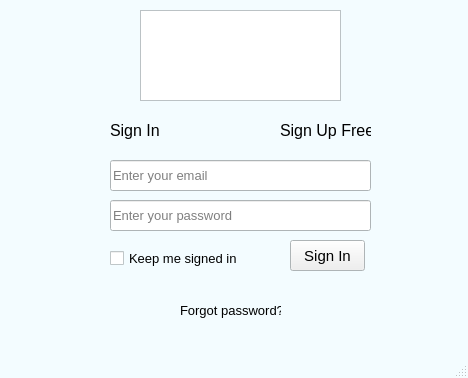
<?xml version="1.0" encoding="UTF-8"?>
<ui version="4.0">
 <class>ReLuu</class>
 <widget class="QMainWindow" name="ReLuu">
  <property name="geometry">
   <rect>
    <x>0</x>
    <y>0</y>
    <width>468</width>
    <height>378</height>
   </rect>
  </property>
  <property name="palette">
   <palette>
    <active>
     <colorrole role="Base">
      <brush brushstyle="SolidPattern">
       <color alpha="255">
        <red>255</red>
        <green>255</green>
        <blue>255</blue>
       </color>
      </brush>
     </colorrole>
     <colorrole role="Window">
      <brush brushstyle="SolidPattern">
       <color alpha="255">
        <red>243</red>
        <green>252</green>
        <blue>255</blue>
       </color>
      </brush>
     </colorrole>
    </active>
    <inactive>
     <colorrole role="Base">
      <brush brushstyle="SolidPattern">
       <color alpha="255">
        <red>255</red>
        <green>255</green>
        <blue>255</blue>
       </color>
      </brush>
     </colorrole>
     <colorrole role="Window">
      <brush brushstyle="SolidPattern">
       <color alpha="255">
        <red>243</red>
        <green>252</green>
        <blue>255</blue>
       </color>
      </brush>
     </colorrole>
    </inactive>
    <disabled>
     <colorrole role="Base">
      <brush brushstyle="SolidPattern">
       <color alpha="255">
        <red>243</red>
        <green>252</green>
        <blue>255</blue>
       </color>
      </brush>
     </colorrole>
     <colorrole role="Window">
      <brush brushstyle="SolidPattern">
       <color alpha="255">
        <red>243</red>
        <green>252</green>
        <blue>255</blue>
       </color>
      </brush>
     </colorrole>
    </disabled>
   </palette>
  </property>
  <property name="windowTitle">
   <string>ReLuu</string>
  </property>
  <widget class="QWidget" name="centralwidget">
   <widget class="QGraphicsView" name="ReLuu_logo">
    <property name="geometry">
     <rect>
      <x>140</x>
      <y>10</y>
      <width>201</width>
      <height>91</height>
     </rect>
    </property>
   </widget>
   <widget class="QLineEdit" name="lineEdit">
    <property name="geometry">
     <rect>
      <x>110</x>
      <y>160</y>
      <width>261</width>
      <height>31</height>
     </rect>
    </property>
    <property name="font">
     <font>
      <pointsize>10</pointsize>
     </font>
    </property>
    <property name="statusTip">
     <string/>
    </property>
    <property name="text">
     <string/>
    </property>
    <property name="placeholderText">
     <string>Enter your email</string>
    </property>
   </widget>
   <widget class="QLineEdit" name="lineEdit_2">
    <property name="geometry">
     <rect>
      <x>110</x>
      <y>200</y>
      <width>261</width>
      <height>31</height>
     </rect>
    </property>
    <property name="font">
     <font>
      <pointsize>10</pointsize>
     </font>
    </property>
    <property name="placeholderText">
     <string>Enter your password</string>
    </property>
   </widget>
   <widget class="QLabel" name="label">
    <property name="geometry">
     <rect>
      <x>110</x>
      <y>120</y>
      <width>51</width>
      <height>20</height>
     </rect>
    </property>
    <property name="font">
     <font>
      <pointsize>12</pointsize>
     </font>
    </property>
    <property name="text">
     <string>Sign In</string>
    </property>
   </widget>
   <widget class="QLabel" name="label_2">
    <property name="geometry">
     <rect>
      <x>280</x>
      <y>120</y>
      <width>91</width>
      <height>20</height>
     </rect>
    </property>
    <property name="font">
     <font>
      <pointsize>12</pointsize>
     </font>
    </property>
    <property name="text">
     <string>Sign Up Free</string>
    </property>
   </widget>
   <widget class="QLabel" name="label_3">
    <property name="geometry">
     <rect>
      <x>180</x>
      <y>300</y>
      <width>101</width>
      <height>20</height>
     </rect>
    </property>
    <property name="font">
     <font>
      <pointsize>10</pointsize>
     </font>
    </property>
    <property name="text">
     <string>Forgot password?</string>
    </property>
   </widget>
   <widget class="QPushButton" name="pushButton">
    <property name="geometry">
     <rect>
      <x>290</x>
      <y>240</y>
      <width>75</width>
      <height>31</height>
     </rect>
    </property>
    <property name="font">
     <font>
      <pointsize>11</pointsize>
     </font>
    </property>
    <property name="text">
     <string>Sign In</string>
    </property>
   </widget>
   <widget class="QCheckBox" name="checkBox">
    <property name="geometry">
     <rect>
      <x>110</x>
      <y>250</y>
      <width>131</width>
      <height>17</height>
     </rect>
    </property>
    <property name="font">
     <font>
      <pointsize>10</pointsize>
     </font>
    </property>
    <property name="text">
     <string>Keep me signed in</string>
    </property>
   </widget>
  </widget>
  <widget class="QMenuBar" name="menubar">
   <property name="enabled">
    <bool>true</bool>
   </property>
   <property name="geometry">
    <rect>
     <x>0</x>
     <y>0</y>
     <width>468</width>
     <height>21</height>
    </rect>
   </property>
  </widget>
  <widget class="QStatusBar" name="statusbar">
   <property name="enabled">
    <bool>false</bool>
   </property>
  </widget>
 </widget>
 <resources/>
 <connections/>
</ui>
